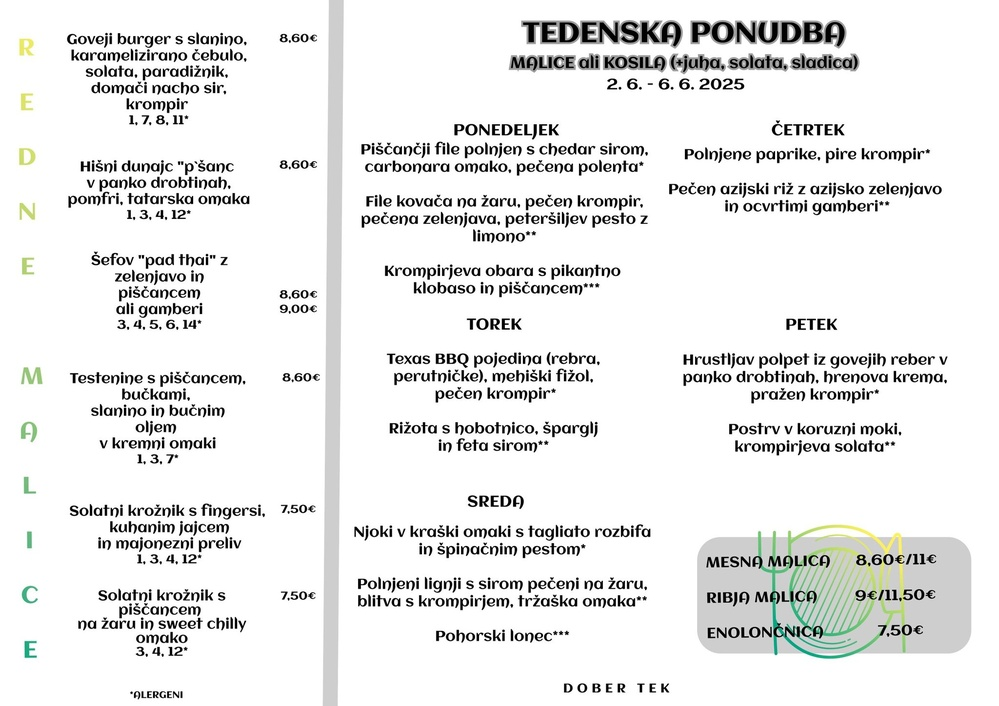
#> input picture tests/test_files/test_menu.jpg, 999 x 706 px, shrunk from 2048 x 1448 before the run, found by its file name
$ python image_processing.py
#> lines starting #> are read from the running program, lines starting #| are printed output that depends on the picture; after the words box and inside, x2 and y2 are one past the last pixel; in counts of white or black regions, pixels touching at a corner belong together
import logging

import numpy as np
from PIL import Image
from skimage.filters import threshold_otsu

# Get logger for this module
logger = logging.getLogger(__name__)


def open_image(image_path: str) -> Image.Image:
    """
    Open an image using Pillow.

    Args:
        image_path (str): Path to the image file.

    Returns:
        Image: PIL Image object.
    """
#> called with image_path = 'tests/test_files/test_menu.jpg'
    logger.info(f"Opening image: {image_path}")
    try:
        img = Image.open(image_path)
#> img is the input picture: PIL image 999x706 RGB; mean R, G, B 233.9, 234.4, 233.7
        logger.info(
            f"Successfully opened image: {image_path} "
            f"(Size: {img.size}, Mode: {img.mode})"
        )
        return img
    except Exception as e:
        logger.error(f"Error opening image {image_path}: {e}")
        raise IOError(f"Error opening image: {e}")


def convert_to_grayscale(image: Image.Image) -> Image.Image:
    """
    Convert an image to grayscale.

    Args:
        image (Image): PIL Image object.

    Returns:
        Image: Grayscale PIL Image object.
    """
    logger.debug("Converting image to grayscale")
    if not isinstance(image, Image.Image):
        logger.error("Input is not a PIL Image object")
        raise TypeError("Input must be a PIL Image object")

    gray_img = image.convert("L")
    logger.info(
        f"Successfully converted image to grayscale (Size: {gray_img.size})"
    )
    return gray_img


def extract_black_pixels(image: Image.Image, threshold: int = 40) -> Image.Image:
    """
    Extract pixels that are black or almost black from an image.
    All pixels where all RGB channels are below the threshold are set to black (0),
    others to white (255).

    Args:
        image (Image): PIL Image object (RGB or grayscale).
        threshold (int): Maximum value for a channel to be considered
            "almost black" (default: 40).

    Returns:
        Image: Binary (black and white) PIL Image object.
    """
#> called with threshold = 40
    logger.debug(f"Extracting black pixels with threshold {threshold}")
    if not isinstance(image, Image.Image):
        logger.error("Input is not a PIL Image object")
        raise TypeError("Input must be a PIL Image object")

    # Convert to RGB if not already
    if image.mode != "RGB":
        img_rgb = image.convert("RGB")
    else:
        img_rgb = image

    arr = np.array(img_rgb)
    # Create mask: all channels below threshold
    mask = np.all(arr < threshold, axis=-1)
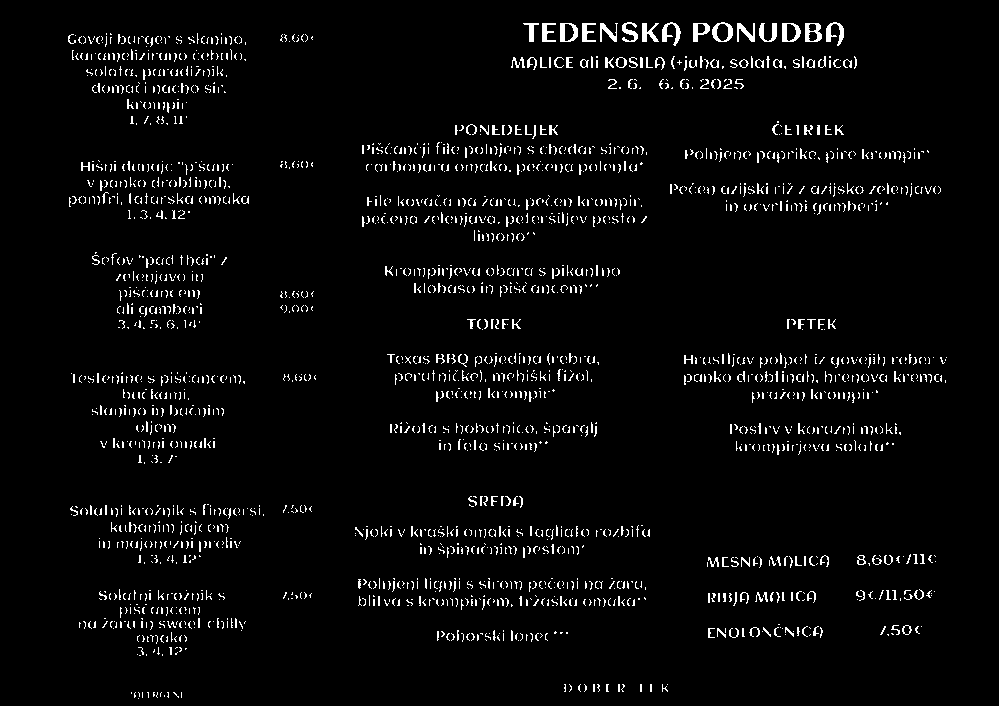
#> mask: shape (706, 999) bool; 3.8% white in thin lines or dots, all inside (x1, y1, x2, y2) = (68, 22, 947, 699)
    # Create binary image: black where mask is True, white elsewhere
    binary_arr = np.where(mask, 0, 255).astype(np.uint8)
    # Convert to single channel (L mode)
    result = Image.fromarray(binary_arr, mode="L")
    logger.info(f"Extracted black pixels (threshold={threshold})")
    return result


def preprocess_image(image_path: str) -> Image.Image:
    """
    Complete preprocessing pipeline for an image.

    Args:
        image_path (str): Path to the image file.

    Returns:
        Image: Preprocessed binary PIL Image object.
    """
    logger.info(f"Starting image preprocessing pipeline for: {image_path}")

    try:
        # Step 1: Open the image
        logger.debug("Step 1: Opening image")
        img = open_image(image_path)

        binary_img = extract_black_pixels(img, threshold=40)

        logger.info(
            f"Successfully completed preprocessing pipeline for: {image_path}"
        )
        return binary_img

    except Exception as e:
        logger.error(f"Failed to preprocess image {image_path}: {e}")
        raise


if __name__ == "__main__":
    import matplotlib.pyplot as plt

    try:
        img_path = "tests/test_files/test_menu.jpg"
        logger.info(f"Running preprocessing on image: {img_path}")
        preprocessed_img = preprocess_image(img_path)
        plt.imshow(preprocessed_img, cmap='gray')
        plt.axis('off')
        plt.show()
        logger.info("Preprocessing completed successfully")
    except Exception as e:
        logger.error(f"Error in preprocessing: {e}")
